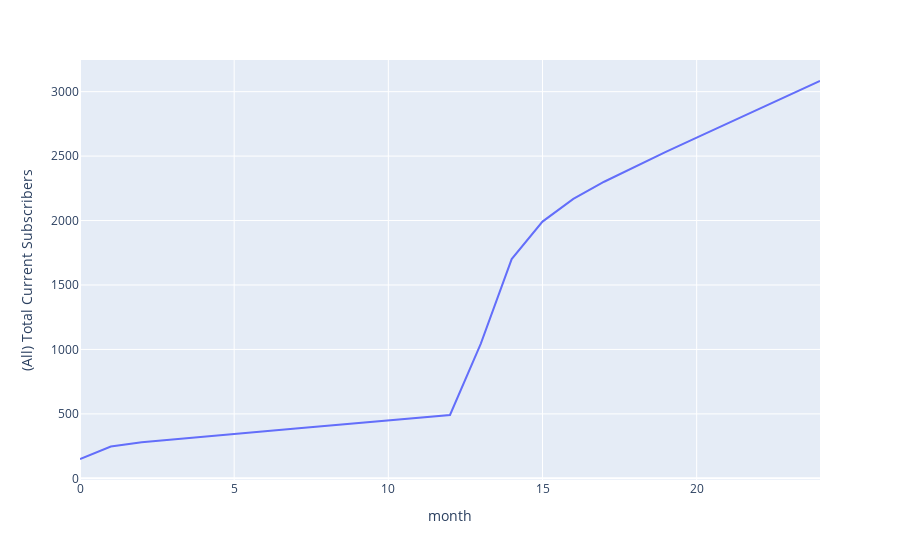

The cell this chart's notebook holds for it:
### Code cell
px.line(subscribers,
        x = 'month',
        y = "(All) Total Current Subscribers")

### Figure 1 — Plotly figure (JSON) as saved in the notebook; plotly's stock layout.template omitted (floating-point values rounded to 4 significant figures)
{"data": [{"hovertemplate": "month=%{x}<br>(All) Total Current Subscribers=%{y}<extra></extra>", "legendgroup": "", "line": {"color": "#636efa", "dash": "solid"}, "marker": {"symbol": "circle"}, "mode": "lines", "name": "", "orientation": "v", "showlegend": false, "type": "scatter", "x": [0, 1, 2, 3, 4, 5, 6, 7, 8, 9, 10, 11, 12, 13, 14, 15, 16, 17, 18, 19, 20, 21, 22, 23, 24], "xaxis": "x", "y": [150, 246.9, 280.1, 303.0, 324.2, 345.2, 366.1, 387.0, 407.9, 428.8, 449.7, 470.6, 491.5, 1045.0, 1701.0, 1992.0, 2168.0, 2301.0, 2419.0, 2532.0, 2643.0, 2753.0, 2863.0, 2973.0, 3083.0], "yaxis": "y"}], "layout": {"legend": {"tracegroupgap": 0}, "margin": {"t": 60}, "xaxis": {"anchor": "y", "domain": [0, 1], "title": {"text": "month"}}, "yaxis": {"anchor": "x", "domain": [0, 1], "title": {"text": "(All) Total Current Subscribers"}}}}
